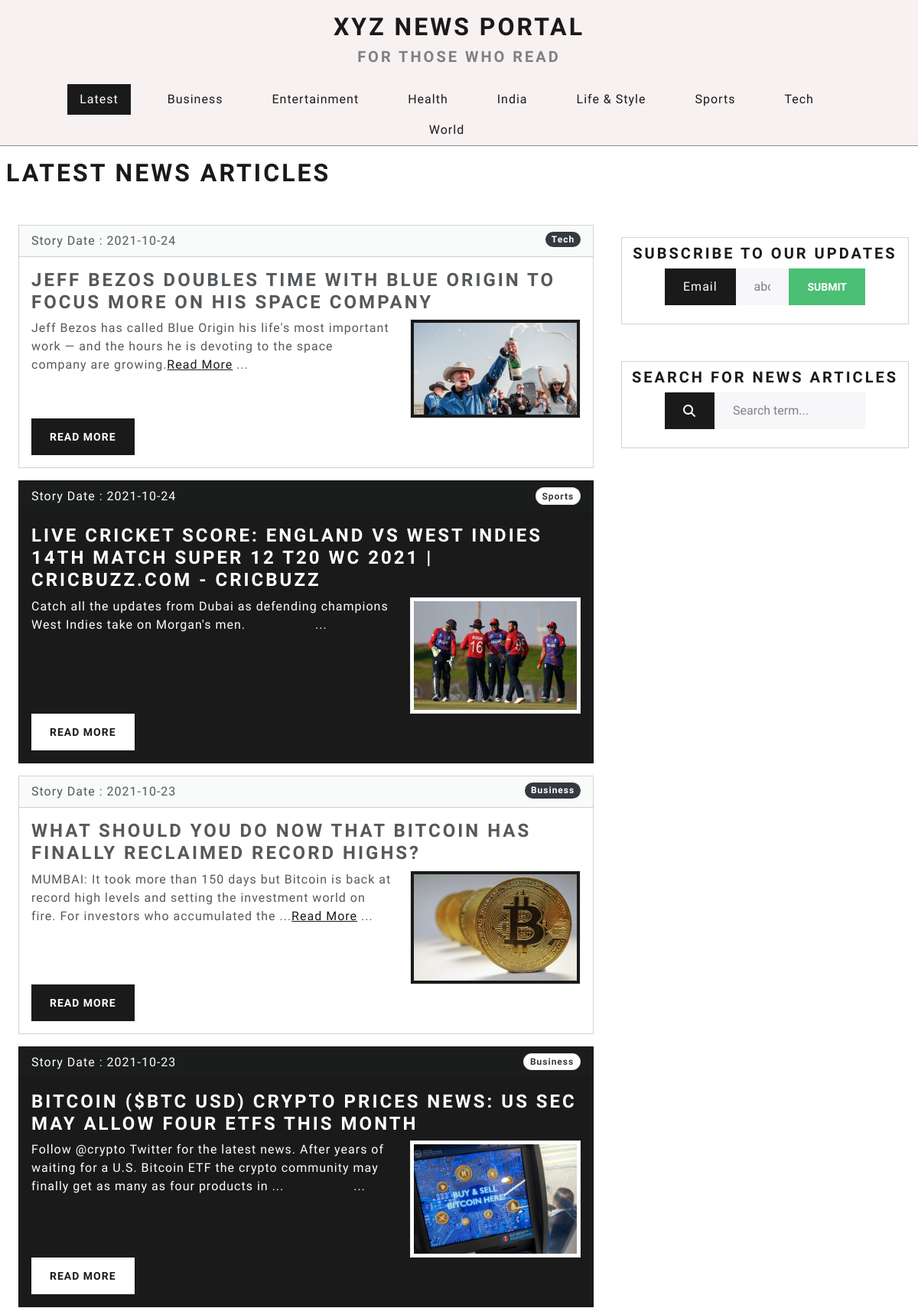
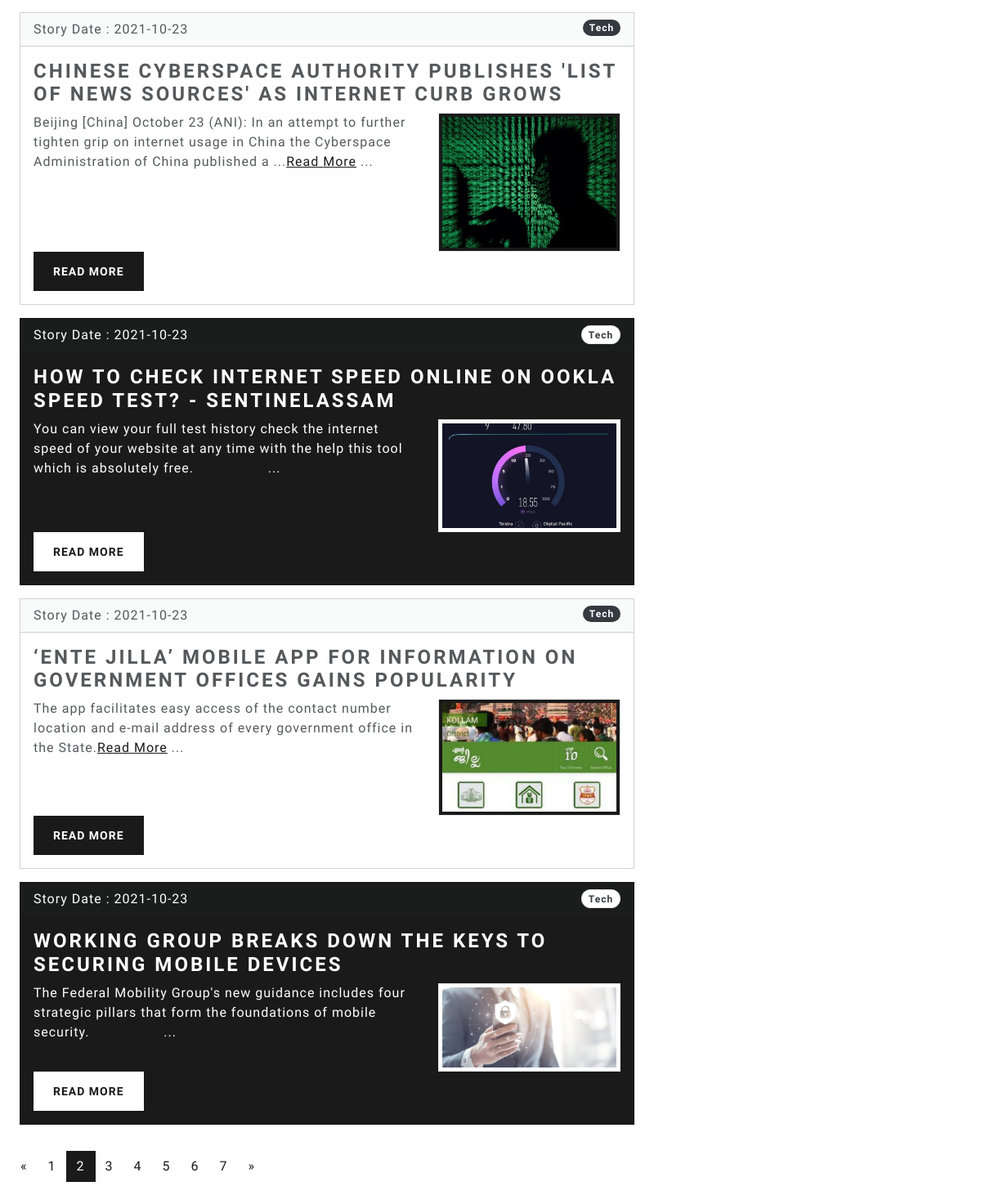
Screenshot of /?page=2 with the database file from the repository (2 pictures, top to bottom).
### tables this page shows
CREATE TABLE `article` (
  `article_id` int(11) NOT NULL,
  `article_title_img` text NOT NULL,
  `article_title` text NOT NULL,
  `article_category` text NOT NULL,
  `article_desc` text NOT NULL,
  `article_visit` int(11) NOT NULL DEFAULT 0,
  `admin_id` int(11) NOT NULL,
  `article_img1` text DEFAULT '',
  `article_img2` text DEFAULT '',
  `article_img3` text DEFAULT '',
  `article_status` int(11) NOT NULL DEFAULT 1,
  `article_date` date NOT NULL DEFAULT current_timestamp()
);

### index.php (the view, shortened to what this page needs)
<?php
    require('./config/db.php');
    if (!isset ($_GET['page']) ) {
        $page = 1;
    } else {
        $page = $_GET['page'];
    }
    $posts_per_page = 8;
    $page_first_result = ($page-1) * $posts_per_page;
    $query_allPosts = 'select count(*) from article where article_status = 1';
    $query_paginatedPosts = 'select * from article where article_status = 1 order by article_id desc limit '.$page_first_result.','.$posts_per_page;
    $query_allCategories = "select distinct article_category from article order by article_category";
    $results_all = mysqli_query($conn,$query_allPosts);
    $results_paginated = mysqli_query($conn,$query_paginatedPosts);
    $results_allCategories = mysqli_query($conn,$query_allCategories);
    $num_posts = mysqli_fetch_assoc($results_all);
    $num_pages = ceil($num_posts["count(*)"] / $posts_per_page);
    $posts = mysqli_fetch_all($results_paginated,MYSQLI_ASSOC);
    $allCategories = mysqli_fetch_all($results_allCategories,MYSQLI_ASSOC);
?>
<!DOCTYPE html>
<html lang="en">
<head>
    <link rel="stylesheet" href="css/main.css">
    <link rel="stylesheet" href="https://bootswatch.com/5/lux/bootstrap.css">
</head>
<body>
    <div class="header">
        <div class="container-fluid">
            <a href="index.php" id="banner">
                <div class="text-center py-3">
                    <h1>XYZ News Portal</h1>
                    <h4 class="text-muted">For those who read</h4>
                </div>
            </a>
            <div class="container-md">
                <ul class="nav nav-pills justify-content-center">
                    <li class="nav-item">
                    <a class="nav-link active" href="index.php">Latest</a>
                    </li>
                    <?php foreach($allCategories as $cat): ?>
                        <li class="nav-item">
                        <a class="nav-link" href="categorizedPosts.php?category=<?php echo str_replace(" & ","_",$cat['article_category']); ?>"><?php echo $cat['article_category']; ?></a>
                        </li>
                    <?php endforeach; ?>
                </ul>
            </div>
        </div>
    </div>
    <div class="main-content container-lg-12 mx-0">
        <h1 class="mx-2 pt-3">Latest News articles</h1>
        <div class="container-lg-12 main-container mx-0">
            <div class="row mx-0 my-3">
                <div class="col-lg-8 my-2">
                    <div class="row my-3 mx-auto">
                        <?php $N = 0;?>
                        <?php foreach($posts as $post) : ?>
                        <?php $N++; ?>
                        <?php if($N % 2 == 0) : ?>
                        <div class="col-lg-12 my-2">
                            <div class="card text-white bg-primary">
                                    <div class="card-header">
                                        Story Date : <?php echo $post['article_date'];?>
                                        <span class="badge rounded-pill bg-light" style="float:right;"><?php echo $post['article_category'];?></span>
                                    </div>
                                    <div class="card-body">
                                        <h3 class="card-title"><?php echo $post['article_title']; ?></h3>
                                        <div class="row">
                                            <?php
                                                $words = explode(" ",$post['article_desc']);
                                            ?>
                                            <div class="col-lg-8 mr-1"><p class="card-text"><?php
                                            for($i=0;$i<50;$i++){
                                                echo $words[$i].' ';
                                            }
                                            echo '...';
                                            ?>
                                            </p></div>
                                            <div class="col-lg-4 ml-1"><div id="card-thumb"><img class="img-thumbnail" src="admin/assets/upload/article/<?php echo $post['article_title_img']?>" alt=""></div></div>
                                        </div>
                                        <div class="btn btn-secondary"><a style="text-decoration:none;" href="post.php?id=<?php echo $post['article_id']; ?>">Read More</a></div>
                                    </div>
                            </div>
                        </div>
                        <?php endif; ?>
                        <?php if($N % 2) : ?>
                        <div class="col-lg-12 my-2">
                            <div class="card bg-secondary">
                                    <div class="card-header">
                                    Story Date : <?php echo $post['article_date'];?>
                                        <span class="badge rounded-pill bg-dark" style="float:right;"><?php echo $post['article_category'];?></span>
                                    </div>
                                    <div class="card-body">
                                        <h3 class="card-title"><?php echo $post['article_title']; ?></h3>
                                        <div class="row">
                                            <?php
                                                $words = explode(" ",$post['article_desc']);
                                            ?>
                                            <div class="col-lg-8 mr-1"><p class="card-text"><?php
                                            for($i=0;$i<50;$i++){
                                                echo $words[$i].' ';
                                            }
                                            echo '...';
                                            ?></p></div>
                                            <div class="col-lg-4 ml-1"><div id="card-thumb"><img class="img-thumbnail bg-primary" src="admin/assets/upload/article/<?php echo $post['article_title_img']?>" alt=""></div></div>
                                        </div>
                                        <div class="btn btn-primary"><a style="text-decoration:none; color:white;" href="post.php?id=<?php echo $post['article_id']; ?>">Read More</a></div>
                                    </div>
                            </div>
                        </div>
                        <?php endif; ?>
                        <?php endforeach; ?>
                    </div>
                </div>
                <div class="col-sm-4 mx-auto">
                    <div class=" border border-secondary p-2 my-5">
                        <h4 class="text-center">Subscribe to our updates</h4>
                        <form action="<?php $_SERVER['PHP_SELF'];?>" class="form-group mx-5" method="post">
                            <div class="input-group mb-3">
                            <span class="bg-primary text-white input-group-text">Email</i></span>
                            <input type="text" class="form-control" aria-label="email" name='email' placeholder="abc@example.com">
                            <button type="submit" class="btn btn-success" name="submit">Submit</button>
                            </div>
                        </form>
                    </div>
                    <div class=" border border-secondary search-box p-2 my-5">
                        <h4 class="text-center">Search for news articles</h4>
                        <form class="form-group mx-5" method="post">
                            <div class="input-group mb-3">
                            <span class="bg-primary text-white input-group-text"><i class="fas fa-search"></i></span>
                            <input type="text" class="form-control" aria-label="Search box" name='search' placeholder="Search term...">
                            </div>
                        </form>
                    </div>
                </div>
                <div>
                    <ul class="pagination">
                        <?php
                        $prev = $page - 1;
                            if($page == 1)
                                echo '<li class="page-item disabled"><a class="page-link" href="?page='.$prev.'">&laquo;</a></li>';
                            else
                                echo '<li class="page-item"><a class="page-link" href="?page='.$prev.'">&laquo;</a></li>';
                            for($i=1;$i<=$num_pages;$i++){
                                if($i == $page){
                                    echo '<li class="page-item active"><a class="page-link" href="?page='.$i.'">'.$i.'</a></li>';
                                }
                                else{
                                    echo '<li class="page-item"><a class="page-link" href="?page='.$i.'">'.$i.'</a></li>';
                                }
                            }
                            $next = $page + 1;
                            if($page == $num_pages)
                                echo '<li class="page-item disabled"><a class="page-link" href="?page='.$next.'">&raquo;</a></li>';
                            else
                                echo '<li class="page-item"><a class="page-link" href="?page='.$next.'">&raquo;</a></li>';
                        ?>
                    </ul>
                </div>
            </div>
        </div>
    </div>
</body>
</html>

### css/main.css (style rules this page uses)
body { background-color: #eee; }
.header { background-color: rgba(247, 241, 241, 0.986); border-bottom: 1px solid rgba(0, 0, 0, 0.425); }
.search-box { position: -webkit-sticky; position: sticky; top: 10px; }
#banner { text-decoration: none; }

### rows the page displays
article: article_date "2021-10-24", article_category "Tech", article_title "JEFF BEZOS DOUBLES TIME WITH BLUE ORIGIN TO FOCUS MORE ON HIS SPACE COMPANY", article_desc "Jeff", article_desc "Bezos", article_desc "has", article_desc "called", article_desc "Blue", article_desc "Origin", article_desc "his", article_desc "life's", article_desc "most", article_desc "important", article_desc "work", article_desc "—", article_desc "and", article_desc "the", article_desc "hours", article_desc "he", article_desc "is", article_desc "devoting", article_desc "to", article_desc "space", article_desc "company", article_desc "are", article_desc "growing.", article_desc "Read", article_desc "More", article_title_img (picture)
article: article_date "2021-10-24", article_category "Sports", article_title "LIVE CRICKET SCORE: ENGLAND VS WEST INDIES 14TH MATCH SUPER 12 T20 WC 2021 | CRICBUZZ.COM - CRICBUZZ", article_desc "Catch", article_desc "all", article_desc "the", article_desc "updates", article_desc "from", article_desc "Dubai", article_desc "as", article_desc "defending", article_desc "champions", article_desc "West", article_desc "Indies", article_desc "take", article_desc "on", article_desc "Morgan's", article_desc "men.", article_title_img (picture)
article: article_date "2021-10-23", article_category "Business", article_title "WHAT SHOULD YOU DO NOW THAT BITCOIN HAS FINALLY RECLAIMED RECORD HIGHS?", i "MUMBAI:", i "It", i "took", i "more", i "than", i "150", i "days", i "but", i "Bitcoin", i "is", i "back", i "at", i "record", i "high", i "levels", i "and", i "setting", i "the", i "investment", i "world", i "on", i "fire.", i "For", i "investors", i "who", i "accumulated", i "...", i "Read", i "More", article_title_img (picture)
article: article_date "2021-10-23", article_category "Business", article_title "BITCOIN ($BTC USD) CRYPTO PRICES NEWS: US SEC MAY ALLOW FOUR ETFS THIS MONTH", i "Follow", i "@crypto", i "Twitter", i "for", i "the", i "latest", i "news.", i "After", i "years", i "of", i "waiting", i "a", i "U.S.", i "Bitcoin", i "ETF", i "crypto", i "community", i "may", i "finally", i "get", i "as", i "many", i "four", i "products", i "in", i "...", article_title_img (picture)
article: article_date "2021-10-23", article_category "Tech", article_title "CHINESE CYBERSPACE AUTHORITY PUBLISHES 'LIST OF NEWS SOURCES' AS INTERNET CURB GROWS", article_desc "Beijing", article_desc "[China]", article_desc "October", article_desc "23", article_desc "(ANI):", article_desc "In", article_desc "an", article_desc "attempt", article_desc "to", article_desc "further", article_desc "tighten", article_desc "grip", article_desc "on", article_desc "internet", article_desc "usage", article_desc "in", article_desc "China", article_desc "the", article_desc "Cyberspace", article_desc "Administration", article_desc "of", article_desc "published", article_desc "a", article_desc "...", article_desc "Read", article_desc "More", article_title_img (picture)
article: article_date "2021-10-23", article_category "Tech", article_title "HOW TO CHECK INTERNET SPEED ONLINE ON OOKLA SPEED TEST? - SENTINELASSAM", article_desc "You", article_desc "can", article_desc "view", article_desc "your", article_desc "full", article_desc "test", article_desc "history", article_desc "check", article_desc "the", article_desc "internet", article_desc "speed", article_desc "of", article_desc "website", article_desc "at", article_desc "any", article_desc "time", article_desc "with", article_desc "help", article_desc "this", article_desc "tool", article_desc "which", article_desc "is", article_desc "absolutely", article_desc "free.", article_title_img (picture)
article: article_date "2021-10-23", article_category "Tech", article_title "‘ENTE JILLA’ MOBILE APP FOR INFORMATION ON GOVERNMENT OFFICES GAINS POPULARITY", article_desc "The", article_desc "app", article_desc "facilitates", article_desc "easy", article_desc "access", article_desc "of", article_desc "the", article_desc "contact", article_desc "number", article_desc "location", article_desc "and", article_desc "e-mail", article_desc "address", article_desc "every", article_desc "government", article_desc "office", article_desc "in", article_desc "State.", article_desc "Read", article_desc "More", article_title_img (picture)
article: article_date "2021-10-23", article_category "Tech", article_title "WORKING GROUP BREAKS DOWN THE KEYS TO SECURING MOBILE DEVICES", article_desc "The", article_desc "Federal", article_desc "Mobility", article_desc "Group's", article_desc "new", article_desc "guidance", article_desc "includes", article_desc "four", article_desc "strategic", article_desc "pillars", article_desc "that", article_desc "form", article_desc "the", article_desc "foundations", article_desc "of", article_desc "mobile", article_desc "security.", article_title_img (picture)

### other values shown
$cat['article_category'] "Business"
$cat['article_category'] "Entertainment"
$cat['article_category'] "Health"
$cat['article_category'] "India"
$cat['article_category'] "Life & Style"
$cat['article_category'] "Sports"
$cat['article_category'] "Tech"
$cat['article_category'] "World"
